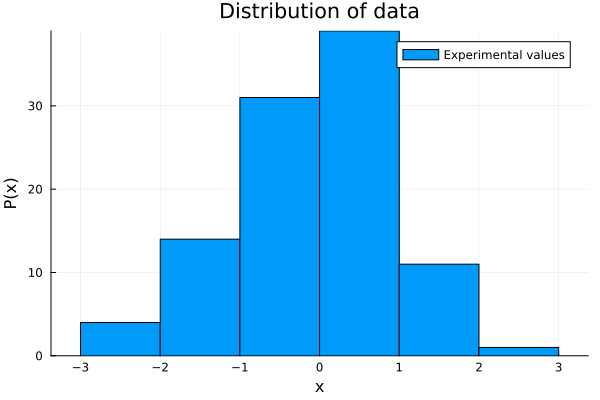

Write the Julia code that produced this figure.
using Plots

x = randn(100)
histogram(x, label="Experimental values")
title!("Distribution of data")
xlabel!("x")
ylabel!("P(x)")
savefig("02-histogram.png")
